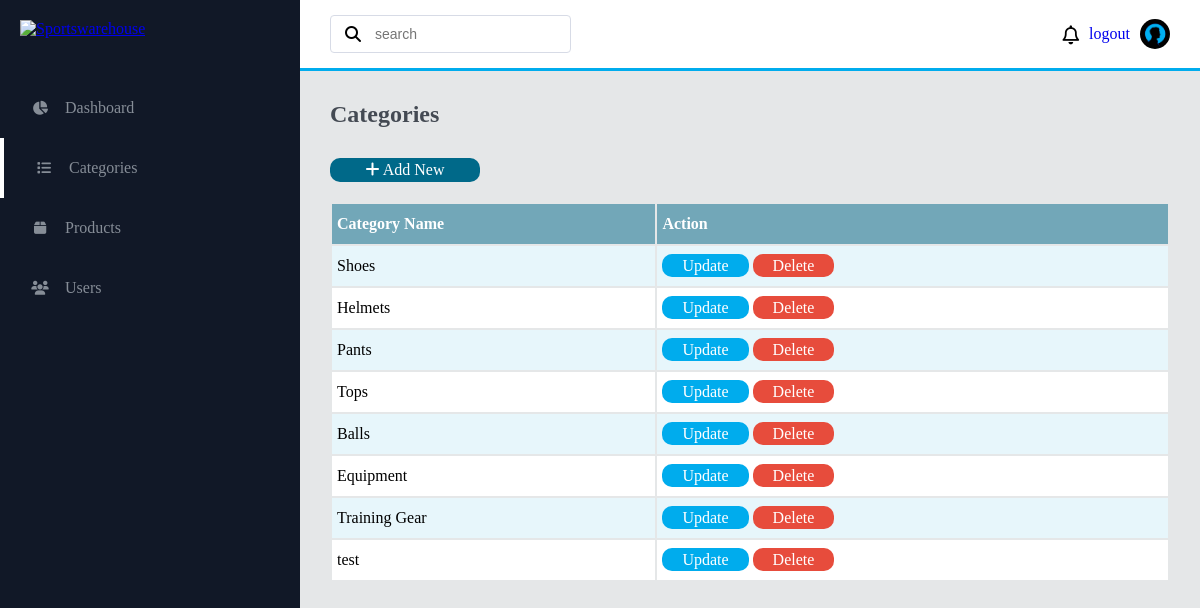
Screenshot of /categories.php (signed in) with the database file from the repository.
### tables this page shows
CREATE TABLE `category` (
  `categoryId` int(11) NOT NULL,
  `categoryName` varchar(50) NOT NULL
);

### classes/Category.php (called while the page is built, shortened)
<?php
require_once("classes/DBAccess.php");
class Category
{
    private $_db;
    public function __construct()
    {
        include "settings/db.php";
        try {
            $this->_db = new DBAccess($dsn, $username, $password);
        } catch (PDOException $e) {
            die("Unable to connect to database, " . $e->getMessage());
        }
    }
    public function getCategories()
    {
        try {
            $pdo = $this->_db->connect();
            $sql = "select * from category";
            $stmt = $pdo->prepare($sql);
            $rows = $this->_db->executeSQL($stmt);
            return $rows;
        } catch (PDOException $e) {
            throw $e;
        }
    }
}

### settings/db.php (called while the page is built)
<?php
if($_SERVER["SERVER_NAME"] == "localhost" || $_SERVER["SERVER_ADDR"] == "127.0.0.1"){
    $dsn = "mysql:host=localhost;dbname=sportswh;charset=utf8";
    $username = "root";
    $password = "";
}else{
    $dsn = "mysql:host=sql213.epizy.com;dbname=epiz_32583271_sportswh;charset=utf8";
    $username = "epiz_32583271";
    $password = "ocn1ErFpmawhmLM";
}
?>

### classes/DBAccess.php (called while the page is built, shortened)
<?php
class DBAccess{
    public function executeSQL($stmt){
        try
        {
            $stmt->execute();
            $rows = $stmt->fetchAll();
        }catch(PDOException $e)
        {
            die("Query Failed: " . $e->getMessage());
        }
        return $rows;
    }
}

### templates/admin/viewCategories.html.php (the view, shortened to what this page needs)
<h2 class="i-name">Categories</h2>
<div class="admin-content">
    <a class="addBtn" href="createCategory.php"><i class="fa fa-plus"></i> Add New</a>
    <table class="data-table">
        <tr>
            <th>Category Name</th>
            <th>Action</th>
        </tr>
        <?php foreach($category->getCategories() as $row){
            $categoryName = $row["categoryName"];
            $catId = $row["categoryId"];
            ?>
            <tr>
                <td><?= $categoryName;?></td>
                <td>
                    <a class="updateBtn" href="updateCategory.php?id=<?= $catId ?>">Update</a>
                    <a class="deleteBtn" href="deleteCategory.php?id=<?= $catId ?>">Delete</a>
                </td>
            </tr>
        <?php } ?>
    </table>
</div>

### css/admin/style.css (style rules this page uses)
:root { --primary-color: #00aced; --primary-light: rgb(0, 105, 137); --primary-light-opacity: rgba(0, 105, 137, 0.5); --black-dark: #002936; --black-light: hsl(0, 0%, 35%); --orange: #ff690c; --danger: #e74c3c; --text-color: hsl(0, 0%, 100%); --text-black: #333; }
* { box-sizing: border-box; margin: 0; padding: 0; }
body { display: flex; width: 100%; background-color: #e5e7e8; position: relative; }
.i-name { color: #444a53; font-size: 24px; padding: 30px 30px 0 30px; font-weight: 700; }
.admin-content { display: flex; flex-direction: column; justify-content: center; gap: 10px; padding: 30px 30px 0 30px; }
.addBtn, .updateBtn, .deleteBtn { width: 150px; color: var(--text-color); text-align: center; padding: 3px 20px; border: none; border-radius: 10px; font-weight: 100; text-decoration: none; cursor: pointer; }
.addBtn { background-color: var(--primary-light); }
.updateBtn { background-color: var(--primary-color); }
.deleteBtn { background-color: var(--danger); }
.data-table th, td { text-align: left; padding: 0 0 0 5px; }
.data-table tr { height: 40px; }
.data-table tr:nth-child(even) { background-color: #e7f6fb; }
.data-table tr:nth-child(odd) { background-color: #fff; }
.data-table tr:nth-child(1) { background-color: var(--primary-light-opacity); color: var(--text-color); }

### rows the page displays
category: categoryName "Shoes"
category: categoryName "Helmets"
category: categoryName "Pants"
category: categoryName "Tops"
category: categoryName "Balls"
category: categoryName "Equipment"
category: categoryName "Training Gear"
category: categoryName "test"
